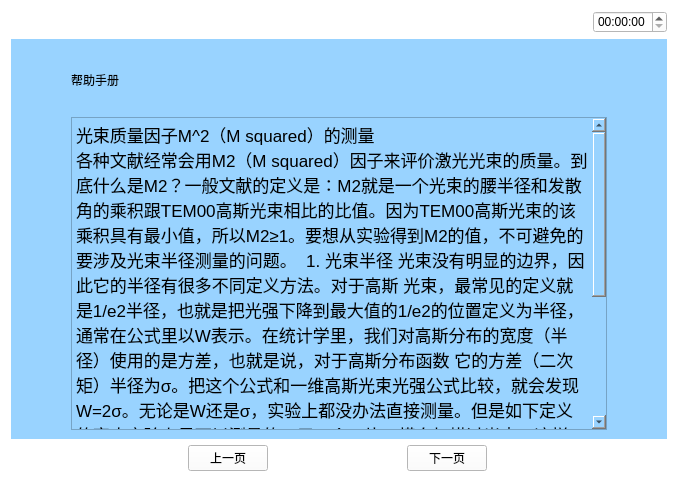
<?xml version="1.0" encoding="UTF-8"?>
<ui version="4.0">
 <class>Bangzhushouce1</class>
 <widget class="QWidget" name="Bangzhushouce1">
  <property name="geometry">
   <rect>
    <x>0</x>
    <y>0</y>
    <width>678</width>
    <height>482</height>
   </rect>
  </property>
  <property name="windowTitle">
   <string>Form</string>
  </property>
  <property name="styleSheet">
   <string notr="true">background-color: rgb(255, 255, 255);</string>
  </property>
  <layout class="QVBoxLayout" name="verticalLayout" stretch="1,5,1">
   <item>
    <layout class="QHBoxLayout" name="horizontalLayout_5">
     <item>
      <widget class="QPushButton" name="pushButton">
       <property name="text">
        <string/>
       </property>
       <property name="icon">
        <iconset resource="myimages.qrc">
         <normaloff>:/image/images/4g.png</normaloff>:/image/images/4g.png</iconset>
       </property>
       <property name="flat">
        <bool>true</bool>
       </property>
      </widget>
     </item>
     <item>
      <widget class="QPushButton" name="pushButton_2">
       <property name="text">
        <string/>
       </property>
       <property name="icon">
        <iconset resource="myimages.qrc">
         <normaloff>:/image/images/wireless.svg</normaloff>:/image/images/wireless.svg</iconset>
       </property>
       <property name="flat">
        <bool>true</bool>
       </property>
      </widget>
     </item>
     <item>
      <widget class="QPushButton" name="pushButton_3">
       <property name="text">
        <string/>
       </property>
       <property name="icon">
        <iconset resource="myimages.qrc">
         <normaloff>:/image/images/bl.svg</normaloff>:/image/images/bl.svg</iconset>
       </property>
       <property name="flat">
        <bool>true</bool>
       </property>
      </widget>
     </item>
     <item>
      <widget class="QPushButton" name="pushButton_4">
       <property name="text">
        <string/>
       </property>
       <property name="icon">
        <iconset resource="myimages.qrc">
         <normaloff>:/image/images/locate.svg</normaloff>:/image/images/locate.svg</iconset>
       </property>
       <property name="flat">
        <bool>true</bool>
       </property>
      </widget>
     </item>
     <item>
      <spacer name="horizontalSpacer_4">
       <property name="orientation">
        <enum>Qt::Horizontal</enum>
       </property>
       <property name="sizeHint" stdset="0">
        <size>
         <width>40</width>
         <height>20</height>
        </size>
       </property>
      </spacer>
     </item>
     <item>
      <widget class="QTimeEdit" name="timeEdit_2"/>
     </item>
    </layout>
   </item>
   <item>
    <widget class="QWidget" name="widget" native="true">
     <property name="sizePolicy">
      <sizepolicy hsizetype="Preferred" vsizetype="Preferred">
       <horstretch>0</horstretch>
       <verstretch>0</verstretch>
      </sizepolicy>
     </property>
     <property name="contextMenuPolicy">
      <enum>Qt::DefaultContextMenu</enum>
     </property>
     <property name="styleSheet">
      <string notr="true">background-color: rgb(153, 211, 255);</string>
     </property>
     <layout class="QVBoxLayout" name="verticalLayout_2" stretch="1,5">
      <property name="leftMargin">
       <number>60</number>
      </property>
      <property name="rightMargin">
       <number>60</number>
      </property>
      <item>
       <layout class="QHBoxLayout" name="horizontalLayout">
        <item>
         <widget class="QLabel" name="label">
          <property name="text">
           <string>帮助手册</string>
          </property>
          <property name="alignment">
           <set>Qt::AlignLeading|Qt::AlignLeft|Qt::AlignVCenter</set>
          </property>
         </widget>
        </item>
       </layout>
      </item>
      <item>
       <widget class="QTextEdit" name="textEdit">
        <property name="html">
         <string>&lt;!DOCTYPE HTML PUBLIC &quot;-//W3C//DTD HTML 4.0//EN&quot; &quot;http://www.w3.org/TR/REC-html40/strict.dtd&quot;&gt;
&lt;html&gt;&lt;head&gt;&lt;meta name=&quot;qrichtext&quot; content=&quot;1&quot; /&gt;&lt;style type=&quot;text/css&quot;&gt;
p, li { white-space: pre-wrap; }
&lt;/style&gt;&lt;/head&gt;&lt;body style=&quot; font-family:'STIX'; font-size:13pt; font-weight:400; font-style:normal;&quot;&gt;
&lt;p style=&quot; margin-top:0px; margin-bottom:0px; margin-left:0px; margin-right:0px; -qt-block-indent:0; text-indent:0px;&quot;&gt;光束质量因子M^2（M squared）的测量&lt;/p&gt;
&lt;p style=&quot; margin-top:0px; margin-bottom:0px; margin-left:0px; margin-right:0px; -qt-block-indent:0; text-indent:0px;&quot;&gt;各种文献经常会用M2（M squared）因子来评价激光光束的质量。到底什么是M2？一般文献的定义是：M2就是一个光束的腰半径和发散角的乘积跟TEM00高斯光束相比的比值。因为TEM00高斯光束的该乘积具有最小值，所以M2≥1。要想从实验得到M2的值，不可避免的要涉及光束半径测量的问题。  1. 光束半径 光束没有明显的边界，因此它的半径有很多不同定义方法。对于高斯 光束，最常见的定义就是1/e2半径，也就是把光强下降到最大值的1/e2的位置定义为半径，通常在公式里以W表示。在统计学里，我们对高斯分布的宽度（半径）使用的是方差，也就是说，对于高斯分布函数 它的方差（二次矩）半径为σ。把这个公式和一维高斯光束光强公式比较，就会发现W=2σ。无论是W还是σ，实验上都没办法直接测量。但是如下定义的宽度实验上是可以测量的：用一个刀片，横向扫描过光束，这样一部分光束被刀片遮挡，另外一部分会通过。如果通过的光强等于总光强的90％时刀片坐标为x1，通过的光强等于总光强的10％时刀片坐标为x2，这样光束的宽度可以用&lt;/p&gt;
&lt;p style=&quot; margin-top:0px; margin-bottom:0px; margin-left:0px; margin-right:0px; -qt-block-indent:0; text-indent:0px;&quot;&gt;    表示。当然，这个比例不局限于10％和90％，也可以有其他定义。这种实验方法称为“刀锋（knife edge）法”。为了从测量得到的直径D得到前面定义的腰半径W，我们需要找出一个D和W（或者σ）的关系。可惜，这个关系依赖于光束的光强分布，所以不存在一种普遍适用的关系。但是对于TEM00高斯光束，这个关系不难得到。&lt;/p&gt;&lt;/body&gt;&lt;/html&gt;</string>
        </property>
       </widget>
      </item>
     </layout>
    </widget>
   </item>
   <item>
    <layout class="QHBoxLayout" name="horizontalLayout_2">
     <item>
      <widget class="QPushButton" name="returnIndex">
       <property name="font">
        <font>
         <family>AR PL UMing TW MBE</family>
        </font>
       </property>
       <property name="styleSheet">
        <string notr="true">border-image: url(:/image/images/index.svg);</string>
       </property>
       <property name="text">
        <string/>
       </property>
       <property name="icon">
        <iconset resource="myimages.qrc">
         <normaloff>:/image/images/index.svg</normaloff>:/image/images/index.svg</iconset>
       </property>
       <property name="iconSize">
        <size>
         <width>40</width>
         <height>40</height>
        </size>
       </property>
       <property name="flat">
        <bool>true</bool>
       </property>
      </widget>
     </item>
     <item>
      <spacer name="horizontalSpacer">
       <property name="orientation">
        <enum>Qt::Horizontal</enum>
       </property>
       <property name="sizeHint" stdset="0">
        <size>
         <width>40</width>
         <height>20</height>
        </size>
       </property>
      </spacer>
     </item>
     <item>
      <widget class="QPushButton" name="preview">
       <property name="text">
        <string>上一页</string>
       </property>
      </widget>
     </item>
     <item>
      <spacer name="horizontalSpacer_3">
       <property name="orientation">
        <enum>Qt::Horizontal</enum>
       </property>
       <property name="sizeHint" stdset="0">
        <size>
         <width>40</width>
         <height>20</height>
        </size>
       </property>
      </spacer>
     </item>
     <item>
      <widget class="QPushButton" name="pushButton_5">
       <property name="text">
        <string>下一页</string>
       </property>
      </widget>
     </item>
     <item>
      <spacer name="horizontalSpacer_2">
       <property name="orientation">
        <enum>Qt::Horizontal</enum>
       </property>
       <property name="sizeHint" stdset="0">
        <size>
         <width>40</width>
         <height>20</height>
        </size>
       </property>
      </spacer>
     </item>
     <item>
      <widget class="QPushButton" name="returnPage">
       <property name="text">
        <string/>
       </property>
       <property name="icon">
        <iconset resource="myimages.qrc">
         <normaloff>:/image/images/shangyiye.svg</normaloff>:/image/images/shangyiye.svg</iconset>
       </property>
       <property name="iconSize">
        <size>
         <width>40</width>
         <height>40</height>
        </size>
       </property>
       <property name="flat">
        <bool>true</bool>
       </property>
      </widget>
     </item>
    </layout>
   </item>
  </layout>
 </widget>
 <resources>
  <include location="myimages.qrc"/>
 </resources>
 <connections/>
</ui>
